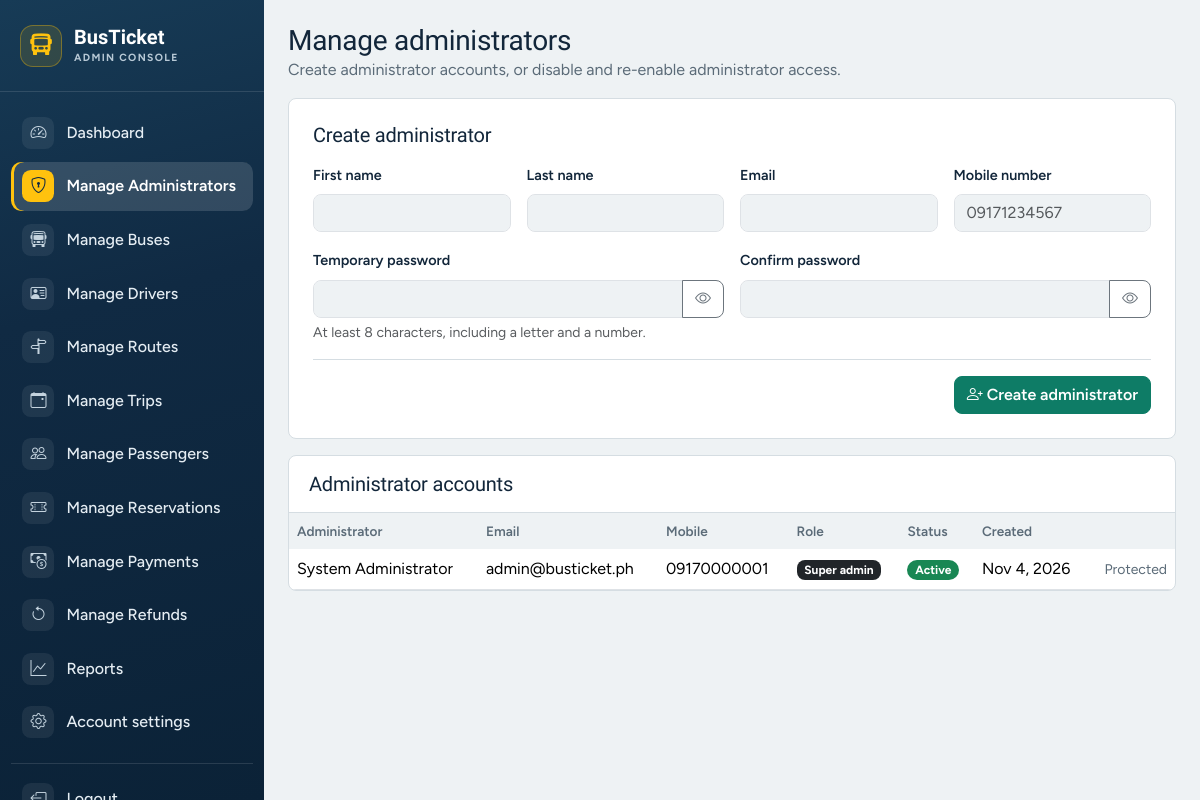
The page /admin/administrators.php (signed in) on the database its author committed.
### tables this page shows
CREATE TABLE users (
    user_id        INT UNSIGNED NOT NULL AUTO_INCREMENT,
    first_name     VARCHAR(50)  NOT NULL,
    last_name      VARCHAR(50)  NOT NULL,
    email          VARCHAR(100) NOT NULL,
    phone_number   VARCHAR(20)  NOT NULL,
    password_hash  VARCHAR(255) NOT NULL,
    role           ENUM('PASSENGER','ADMIN','SUPER_ADMIN') NOT NULL DEFAULT 'PASSENGER',
    account_status ENUM('ACTIVE','INACTIVE')  NOT NULL DEFAULT 'ACTIVE',
    created_at     TIMESTAMP    NOT NULL DEFAULT CURRENT_TIMESTAMP,
    PRIMARY KEY (user_id),
    UNIQUE KEY uq_users_email (email)
);

### admin/administrators.php (the view, shortened to what this page needs)
<?php
require_once __DIR__ . '/../includes/auth.php';
$old = [];
$admins = $pdo->query(
    "SELECT user_id, first_name, last_name, email, phone_number, role, account_status, created_at
     FROM users WHERE role IN ('ADMIN', 'SUPER_ADMIN')
     ORDER BY CASE role WHEN 'SUPER_ADMIN' THEN 0 ELSE 1 END, last_name, first_name"
)->fetchAll();
$layout = 'admin';
$activePage = 'administrators';
require __DIR__ . '/../includes/header.php';
?>
<div class="mb-3">
    <h1 class="h3 mb-0">Manage administrators</h1>
    <p class="text-muted mb-0">Create administrator accounts, or disable and re-enable administrator access.</p>
</div>
<div class="mb-3">
    <form method="post" class="panel p-3 p-lg-4" novalidate>
            <h2 class="h5 mb-3">Create administrator</h2>
            <div class="row g-3">
                <div class="col-md-6 col-xl-3"><label class="form-label" for="first_name">First name</label><input class="form-control" id="first_name" name="first_name" maxlength="50" value="<?= e($old['first_name'] ?? '') ?>" required></div>
                <div class="col-md-6 col-xl-3"><label class="form-label" for="last_name">Last name</label><input class="form-control" id="last_name" name="last_name" maxlength="50" value="<?= e($old['last_name'] ?? '') ?>" required></div>
                <div class="col-md-7 col-xl-3"><label class="form-label" for="email">Email</label><input class="form-control" type="email" id="email" name="email" maxlength="100" value="<?= e($old['email'] ?? '') ?>" required></div>
                <div class="col-md-5 col-xl-3"><label class="form-label" for="phone_number">Mobile number</label><input class="form-control" type="tel" id="phone_number" name="phone_number" value="<?= e($old['phone_number'] ?? '') ?>" placeholder="09171234567" required></div>
                <div class="col-md-6"><label class="form-label" for="password">Temporary password</label><div class="input-group"><input class="form-control" type="password" id="password" name="password" autocomplete="new-password" required><button class="btn btn-outline-secondary" type="button" data-password-toggle="password" aria-label="Show password" aria-pressed="false"><i class="bi bi-eye" aria-hidden="true"></i></button></div><div class="form-text">At least 8 characters, including a letter and a number.</div></div>
                <div class="col-md-6"><label class="form-label" for="confirm_password">Confirm password</label><div class="input-group"><input class="form-control" type="password" id="confirm_password" name="confirm_password" autocomplete="new-password" required><button class="btn btn-outline-secondary" type="button" data-password-toggle="confirm_password" aria-label="Show password" aria-pressed="false"><i class="bi bi-eye" aria-hidden="true"></i></button></div></div>
            </div>
            <div class="administrator-form-actions">
                <button type="submit" class="btn btn-primary"><i class="bi bi-person-plus me-1"></i>Create administrator</button>
            </div>
    </form>
</div>
<div class="panel">
    <div class="panel-head"><h2 class="h5 mb-0">Administrator accounts</h2></div>
    <div class="table-responsive">
        <table class="table align-middle mb-0">
            <thead><tr><th>Administrator</th><th>Email</th><th>Mobile</th><th>Role</th><th>Status</th><th>Created</th><th></th></tr></thead>
            <tbody>
            <?php foreach ($admins as $admin): ?>
                <tr>
                    <td><?= e($admin['first_name'] . ' ' . $admin['last_name']) ?></td>
                    <td><?= e($admin['email']) ?></td>
                    <td><?= e($admin['phone_number']) ?></td>
                    <td><?= $admin['role'] === 'SUPER_ADMIN' ? '<span class="badge text-bg-dark">Super admin</span>' : 'Admin' ?></td>
                    <td><?= status_badge($admin['account_status']) ?></td>
                    <td><?= e(fmt_date($admin['created_at'])) ?></td>
                    <td class="text-end">
                        <?php if ($admin['role'] === 'ADMIN'): ?>
                            <form method="post" class="d-inline" data-confirm="<?= $admin['account_status'] === 'ACTIVE' ? 'Disable this administrator account?' : 'Re-enable this administrator account?' ?>">
                                <?= csrf_field() ?><input type="hidden" name="action" value="toggle"><input type="hidden" name="user_id" value="<?= (int)$admin['user_id'] ?>">
                                <input type="hidden" name="status" value="<?= $admin['account_status'] === 'ACTIVE' ? 'INACTIVE' : 'ACTIVE' ?>">
                                <button type="submit" class="btn btn-outline-<?= $admin['account_status'] === 'ACTIVE' ? 'danger' : 'dark' ?> btn-sm"><?= $admin['account_status'] === 'ACTIVE' ? 'Disable' : 'Re-enable' ?></button>
                            </form>
                        <?php else: ?>
                            <span class="text-muted small">Protected</span>
                        <?php endif; ?>
                    </td>
                </tr>
            <?php endforeach; ?>
            </tbody>
        </table>
    </div>
</div>
<?php require __DIR__ . '/../includes/footer.php'; ?>

### includes/header.php (shortened to what this page needs)
<?php
$layout     = $layout     ?? 'public';
$activePage = $activePage ?? '';
?>
<!DOCTYPE html>
<html lang="en">
<head>
    <link href="https://cdn.jsdelivr.net/npm/bootstrap@5.3.3/dist/css/bootstrap.min.css" rel="stylesheet">
    <link href="https://cdn.jsdelivr.net/npm/bootstrap-icons@1.11.3/font/bootstrap-icons.min.css" rel="stylesheet">
    <link href="<?= url('assets/css/style.css') ?>" rel="stylesheet">
</head>
<body class="layout-<?= e($layout) ?>">
<?php if ($layout === 'admin'): ?>
    <div class="admin-shell">
        <?php require __DIR__ . '/sidebar.php'; ?>
        <div class="admin-content">
            <main class="admin-main">
<?php else: ?>
    <?php require __DIR__ . '/navbar.php'; ?>
    <main class="site-main">
<?php endif; ?>

### includes/sidebar.php (shortened to what this page needs)
<?php
$items = [
    ['dashboard',    'Dashboard',           'admin/dashboard.php',          'bi-speedometer2'],
    ['buses',        'Manage Buses',        'admin/buses/index.php',        'bi-bus-front'],
    ['drivers',      'Manage Drivers',      'admin/drivers/index.php',      'bi-person-vcard'],
    ['routes',       'Manage Routes',       'admin/routes/index.php',       'bi-signpost-split'],
    ['trips',        'Manage Trips',        'admin/trips/index.php',        'bi-calendar-event'],
    ['passengers',   'Manage Passengers',   'admin/passengers/index.php',   'bi-people'],
    ['reservations', 'Manage Reservations', 'admin/reservations/index.php', 'bi-ticket-perforated'],
    ['payments',     'Manage Payments',     'admin/payments/index.php',     'bi-cash-coin'],
    ['refunds',      'Manage Refunds',      'admin/refunds/index.php',      'bi-arrow-counterclockwise'],
    ['reports',      'Reports',             'admin/reports/sales.php',      'bi-graph-up'],
    ['settings',     'Account settings',    'admin/settings.php',           'bi-gear'],
];
if (($_SESSION['role'] ?? '') === 'SUPER_ADMIN') {
    array_splice($items, 1, 0, [[
        'administrators',
        'Manage Administrators',
        'admin/administrators.php',
        'bi-shield-lock',
    ]]);
}
?>
<aside class="offcanvas-lg offcanvas-start admin-sidebar" tabindex="-1" id="adminSidebar" aria-label="Admin menu">
    <div class="offcanvas-body d-flex flex-column p-0">
        <a class="sidebar-brand d-none d-lg-flex" href="<?= url('admin/dashboard.php') ?>">
            <span class="sidebar-brand-icon"><i class="bi bi-bus-front-fill"></i></span>
            <span class="sidebar-brand-copy"><?= e(APP_NAME) ?><small>ADMIN CONSOLE</small></span>
        </a>
        <nav class="sidebar-nav flex-grow-1">
            <?php foreach ($items as [$key, $label, $href, $icon]): ?>
                <a href="<?= url($href) ?>" class="sidebar-link <?= $activePage === $key ? 'active' : '' ?>">
                    <span class="sidebar-link-icon"><i class="bi <?= e($icon) ?>"></i></span>
                    <span><?= e($label) ?></span>
                </a>
            <?php endforeach; ?>
        </nav>
        <form method="post" action="<?= url('auth/logout.php') ?>" class="sidebar-logout">
            <button type="submit" class="sidebar-link w-100 border-0 bg-transparent text-start">
                <span class="sidebar-link-icon"><i class="bi bi-box-arrow-left"></i></span>
                <span>Logout</span>
            </button>
        </form>
    </div>
</aside>

### includes/functions.php (shortened to what this page needs)
<?php
function e($value): string
{
    return htmlspecialchars((string)$value, ENT_QUOTES, 'UTF-8');
}
function url(string $path = ''): string
{
    return BASE_URL . '/' . ltrim($path, '/');
}
function fmt_date(?string $value): string
{
    return $value ? date('M j, Y', strtotime($value)) : '—';
}
function status_badge(string $status): string
{
    $map = [
        'PENDING'     => 'warning',
        'CONFIRMED'   => 'success',
        'CANCELLED'   => 'secondary',
        'PAID'        => 'success',
        'FAILED'      => 'danger',
        'REFUND_REQUESTED' => 'warning',
        'REFUNDED'    => 'info',
        'SCHEDULED'   => 'primary',
        'COMPLETED'   => 'success',
        'ACTIVE'      => 'success',
        'INACTIVE'    => 'secondary',
        'MAINTENANCE' => 'warning',
    ];
    $color = $map[$status] ?? 'secondary';
    $text  = in_array($color, ['warning', 'info'], true) ? 'text-dark' : '';
    return '<span class="badge rounded-pill text-bg-' . $color . ' ' . $text . '">' . e(ucfirst(strtolower(str_replace('_', ' ', $status)))) . '</span>';
}

### includes/footer.php (shortened to what this page needs)
<?php
$layout = $layout ?? 'public';
?>
<?php if ($layout === 'admin'): ?>
            </main>
        </div>
    </div>
<?php endif; ?>
</body>
</html>

### rows shown on the page
users: first_name+last_name "System Administrator", email "admin@busticket.ph", phone_number "09170000001", role "Super admin", account_status "Active", created_at "Nov 4, 2026"

### other values the page prints
APP_NAME "BusTicket"
$label "Dashboard"
$label "Manage Administrators"
$label "Manage Buses"
$label "Manage Drivers"
$label "Manage Routes"
$label "Manage Trips"
$label "Manage Passengers"
$label "Manage Reservations"
$label "Manage Payments"
$label "Manage Refunds"
$label "Reports"
$label "Account settings"
